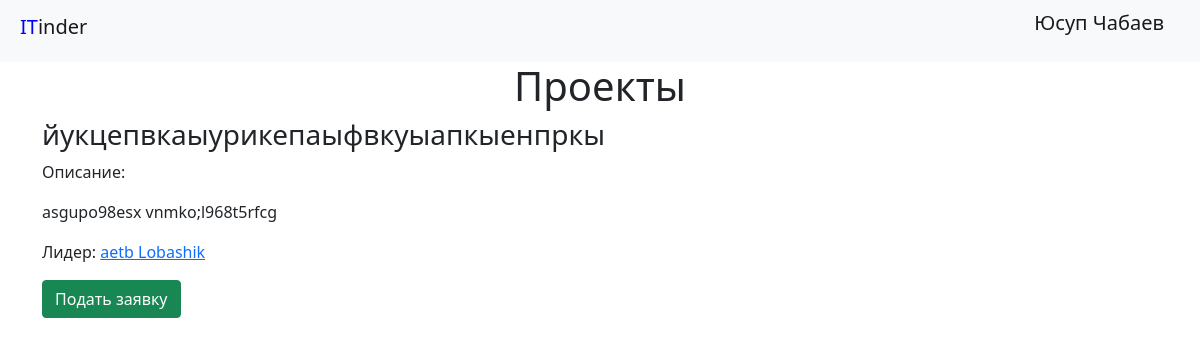
/ (signed in), run on the app's committed database.
### data/users.py (models this page shows, shortened)
class User(SqlAlchemyBase, UserMixin, SerializerMixin):
    __tablename__ = 'users'
    id = sqlalchemy.Column(sqlalchemy.Integer,
                           primary_key=True, autoincrement=True)
    name = sqlalchemy.Column(sqlalchemy.String, nullable=True)
    surname = sqlalchemy.Column(sqlalchemy.String, nullable=True)
    about = sqlalchemy.Column(sqlalchemy.String, nullable=True)
    email = sqlalchemy.Column(sqlalchemy.String,
                              index=True, unique=True, nullable=True)
    age = sqlalchemy.Column(sqlalchemy.Integer, nullable=True)
    hashed_password = sqlalchemy.Column(sqlalchemy.String, nullable=True)
    created_date = sqlalchemy.Column(sqlalchemy.DateTime,
                                     default=datetime.datetime.now)
    project = orm.relation("Projects", back_populates='leader')
    projects = orm.relation('Projects',
                            secondary='users_to_projects',
                            backref='users')

### data/projects.py (models this page shows)
class Projects(SqlAlchemyBase, SerializerMixin):
    __tablename__ = 'projects'
    id = sqlalchemy.Column(sqlalchemy.Integer, primary_key=True,
                           autoincrement=True)
    title = sqlalchemy.Column(sqlalchemy.String, nullable=True)
    team_lead = sqlalchemy.Column(sqlalchemy.Integer,
                                  sqlalchemy.ForeignKey('users.id'))
    count = sqlalchemy.Column(sqlalchemy.Integer, nullable=True)
    created_date = sqlalchemy.Column(sqlalchemy.DateTime,
                                     default=datetime.datetime.now)
    about = sqlalchemy.Column(sqlalchemy.String, nullable=True)
    active = sqlalchemy.Column(sqlalchemy.Boolean, default=True)
    leader = orm.relation('User')
    applications = orm.relation('User',
                                secondary='projects_applications',
                                backref='applications')

### main.py (the view)
@app.route("/")
def index():
    global db_sess
    projects = db_sess.query(Projects).filter(Projects.active)
    return render_template("projects_log.html", projects=projects, title="Проекты")

### main.py (called while the page is built)
@login_manager.user_loader
def load_user(user_id):
    global db_sess
    return db_sess.query(User).get(user_id)

### templates/projects_log.html
{% extends "base.html" %}
{% block content %}
    <h1 class="text-center">Проекты</h1>
    {% for item in projects%}
        <div>
            <h3>{{ item.title }}</h3>
            <p>Описание:</p>
            <p>{{ item.about }}</p>
            <p>Лидер: <a href='/persona/{{ item.team_lead }}'>{{ item.leader.surname }} {{ item.leader.name }}</a></p>
            {% if current_user.is_authenticated and current_user in item.users %}
                <p style="color: green">Вы являетесь участником проекта</p>
            {% elif current_user.is_authenticated and current_user in item.applications%}
                <p style="color: green;">Заявка отправлена</p>
            {% elif current_user.is_authenticated and current_user != item.leader %}
                <a class='btn btn-success' href='/new_application/{{ item.id }}'>Подать заявку</a>
            {% endif %}
        </div>
    {% endfor %}
{% endblock %}

### templates/base.html (shortened to what this page needs)
<!doctype html>
    <html lang="en">
    <head>
        <link rel="stylesheet"
        href="https://cdn.jsdelivr.net/npm/bootstrap@5.0.0-beta1/dist/css/bootstrap.min.css"
>
        <link rel="stylesheet" type="text/css" href="{{url_for('static', filename='css/style.css')}}" />
</head>
<body>
<header>
    <nav class="navbar navbar-light bg-light">
        <h1 class="navbar-brand"><span class="head">IT</span>inder</h1>
        <p class="head">
        {% if current_user.is_authenticated %}
            <a class="navbar-brand" href="/persona/{{ current_user.id }}">{{ current_user.name }} {{current_user.surname}}</a>
        {% else %}
                <a class="btn btn-primary " href="/register">Зарегестрироваться</a>
                <a class="btn btn-success" href="/login">Войти</a>
        {% endif %}
    </p>
    </nav>
</header>
<main role="main" class="container">
    {% block content %}{% endblock %}
</main>
</body>
</html>

### static/css/style.css (style rules this page uses)
span.head { color:blue }
h1.navbar-brand { margin-left: 20px; }
p.head { margin-right: 20px; }

### data on the page
User: name "Юсуп", surname "Чабаев"
Projects: title "йукцепвкаыурикепаыфвкуыапкыенпркы", about "asgupo98esx vnmko;l968t5rfcg", leader.surname "aetb", leader.name "Lobashik"
